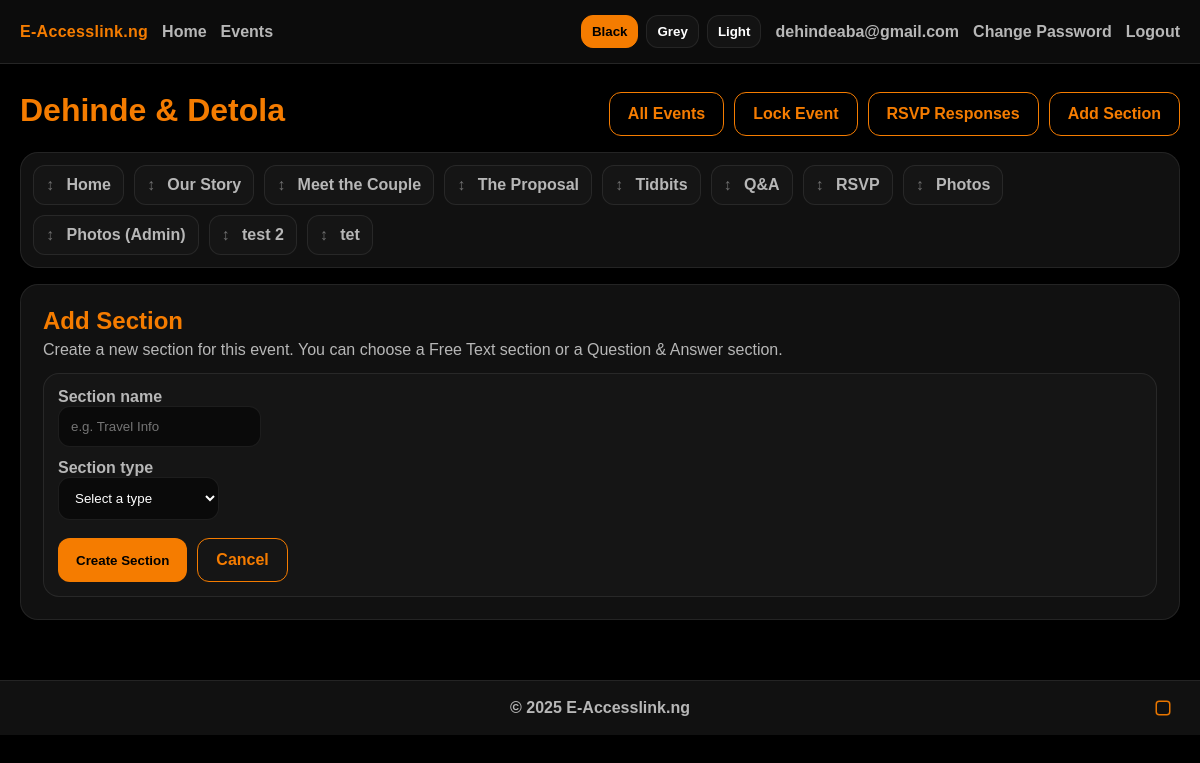
Screenshot of /events/dehinde-detola/sections/add (signed in) with the database file from the repository.
### tables this page shows
CREATE TABLE users (
            id INTEGER PRIMARY KEY AUTOINCREMENT,
            email TEXT UNIQUE NOT NULL,
            password_hash TEXT NOT NULL,

            role TEXT DEFAULT 'user',
            is_verified INTEGER DEFAULT 0,

            failed_login_attempts INTEGER DEFAULT 0,
            is_locked INTEGER DEFAULT 0,

            otp_hash TEXT DEFAULT '',
            otp_expires_at TEXT DEFAULT '',
            otp_purpose TEXT DEFAULT 'verify',

            created_at TEXT DEFAULT ''
        );

CREATE TABLE events (
            id INTEGER PRIMARY KEY AUTOINCREMENT,
            slug TEXT UNIQUE NOT NULL,

            name TEXT NOT NULL,
            date_iso TEXT NOT NULL,
            location TEXT NOT NULL,
            description TEXT NOT NULL,

            passcode TEXT NOT NULL,
            owner_user_id INTEGER,

            cover_image TEXT DEFAULT '',
            created_at TEXT DEFAULT '',

            FOREIGN KEY(owner_user_id) REFERENCES users(id) ON DELETE SET NULL
        );

CREATE TABLE sections (
            id INTEGER PRIMARY KEY AUTOINCREMENT,
            event_id INTEGER NOT NULL,
            section_key TEXT NOT NULL,

            title TEXT DEFAULT '',
            visible INTEGER DEFAULT 1,

            content TEXT DEFAULT '',
            draft_content TEXT DEFAULT '',

            image TEXT DEFAULT '',
            sort_order INTEGER DEFAULT 0,

            UNIQUE(event_id, section_key),
            FOREIGN KEY(event_id) REFERENCES events(id) ON DELETE CASCADE
        );

### events_routes.py (the view, shortened to what this page needs)
    @app.route("/events/<slug>/sections/add", methods=["GET", "POST"])
    @login_required
    def add_section(slug):
        event = get_event_by_slug(slug)
        if not event:
            return render_template("not_found.html", user=current_user()), 404
        if not has_event_view_access(event):
            return redirect(url_for("event_gate", slug=slug))
        if not can_manage_event(event):
            flash("You do not have permission to do that.")
            return redirect(url_for("event_section", slug=slug, section_key="home"))
        ensure_default_sections(event["id"])
        sections = get_event_sections(event["id"])
        return render_template(
            "event_add_section.html",
            user=current_user(),
            event=event,
            sections=sections,
            section_key="__add__",
            section=sections.get("home"),
            is_admin=True,
        )

### auth_routes.py (called while the page is built)
def row_get(row, key, default=None):
    if row is None:
        return default
    try:
        if hasattr(row, "keys") and key in row.keys():
            v = row[key]
            return default if v is None else v
        if isinstance(row, dict):
            v = row.get(key, default)
            return default if v is None else v
    except Exception:
        pass
    return default

def current_user():
    uid = session.get("user_id")
    if not uid:
        return None
    return get_db().execute("SELECT * FROM users WHERE id=?", (uid,)).fetchone()

def is_logged_in():
    return current_user() is not None

def user_is_verified(user_row) -> bool:
    return int(row_get(user_row, "is_verified", 0) or 0) == 1

def login_required(fn):
    @wraps(fn)
    def wrapper(*args, **kwargs):
        if not is_logged_in():
            flash("Please log in to continue.")
            return redirect(url_for("login", next=request.path))
        u = current_user()
        allow = {
            "verify_email",
            "resend_otp",
            "logout",
            "login",
            "register",
            "home",
            "index",
            "static",
            "unlock_account",
            "forgot_password",
            "forgot_password_reset",
            "forgot_password_resend",
            "change_password",
        }
        if u and (not user_is_verified(u)) and (request.endpoint not in allow):
            flash("Please verify your email to continue.")
            return redirect(url_for("verify_email"))
        return fn(*args, **kwargs)
    return wrapper

### db_core.py (called while the page is built)
def _db_path_from_config() -> str:
    try:
        p = current_app.config.get("DATABASE")
        if p:
            return p
    except Exception:
        pass
    return os.path.abspath(os.getenv("DATABASE_PATH", "app.db"))

def _connect(db_path: str) -> sqlite3.Connection:
    conn = sqlite3.connect(db_path, detect_types=sqlite3.PARSE_DECLTYPES)
    conn.row_factory = sqlite3.Row
    conn.execute("PRAGMA foreign_keys = ON;")
    conn.execute("PRAGMA journal_mode = WAL;")
    return conn

def get_db() -> sqlite3.Connection:
    if not hasattr(g, "db") or g.db is None:
        g.db = _connect(_db_path_from_config())
    return g.db

### events_routes.py (called while the page is built)
def get_event_by_slug(slug: str):
    return get_db().execute("SELECT * FROM events WHERE slug=?", (slug,)).fetchone()

### Templates/event_add_section.html (shortened to what this page needs)
{% extends "event_base.html" %}
{% block event_content %}
<div class="section-card">
  <h2 class="accent" style="margin:0;">Add Section</h2>
  <p class="muted" style="margin:6px 0 0;">
    Create a new section for this event. You can choose a Free Text section or a Question &amp; Answer section.
  </p>
  <div class="admin-box" style="margin-top:14px;">
    <form method="POST" action="{{ url_for('add_section', slug=event.slug) }}">
      <div style="display:grid; gap:12px;">
        <div>
          <div class="label">Section name</div>
          <input class="input" type="text" name="name" placeholder="e.g. Travel Info" required>
        </div>
        <div>
          <div class="label">Section type</div>
          <select class="input" name="section_type" required>
            <option value="" disabled selected>Select a type</option>
          </select>
        </div>
        <div style="display:flex; gap:10px; flex-wrap:wrap; margin-top:6px;">
          <button class="btn" type="submit">Create Section</button>
          <a class="btn btn-outline" href="{{ url_for('event_section', slug=event.slug, section_key='home') }}">Cancel</a>
        </div>
      </div>
    </form>
  </div>
</div>
{% endblock %}

### Templates/event_base.html (shortened to what this page needs)
{% extends "base.html" %}
{% block content %}
<div class="event-shell{% if public_single %} public-single-shell{% endif %}">
{% if not public_single %}
  <div class="event-titlebar">
    <h1>{{ event.name }}</h1>
    <div class="titlebar-actions" style="display:flex;gap:10px;flex-wrap:wrap;">
      <a class="btn btn-outline" href="{{ url_for('events') }}">All Events</a>
      <a class="btn btn-outline" href="{{ url_for('event_logout', slug=event.slug) }}">Lock Event</a>
      {% if is_admin %}
        <a class="btn btn-outline" href="{{ url_for('rsvp_responses_view', slug=event.slug) }}">RSVP Responses</a>
        <a class="btn btn-outline" href="{{ url_for('add_section', slug=event.slug) }}">Add Section</a>
      {% endif %}
    </div>
  </div>
  <div class="event-nav" id="eventNav">
    {% for key, s in sections.items() %}
      {% if s.visible or is_admin %}
        {% if public_single %}
          <a class="event-navlink" href="#sec-{{ key }}" data-anchor="1" data-key="{{ key }}">
            {{ (s.title or key.replace("-", " ").title()) }}
          </a>
        {% else %}
        {% if key == "rsvp" %}
          <a class="event-navlink {% if section_key == 'rsvp' %}active{% endif %}"
             href="{{ url_for('rsvp_form', slug=event.slug) }}"
             data-key="{{ key }}"
             {% if is_admin %}draggable="true"{% endif %}
          >
            {% if is_admin %}<span class="drag-handle">↕</span>{% endif %}
            {{ s.title }}
          </a>
        {% else %}
          <a class="event-navlink {% if key == section_key %}active{% endif %}"
             href="{{ url_for('event_section', slug=event.slug, section_key=key) }}"
             data-key="{{ key }}"
             {% if is_admin %}draggable="true"{% endif %}
          >
            {% if is_admin %}<span class="drag-handle">↕</span>{% endif %}
            {{ s.title }}
          </a>
        {% endif %}
        {% endif %}
      {% endif %}
{% endfor %}
  </div>
  {% endif %}
<div class="event-content">
    {% block event_content %}{% endblock %}
  </div>
</div>
{% endblock %}

### Templates/base.html (shortened to what this page needs)
<!doctype html>
<html lang="en">
<head>
  <link rel="stylesheet" href="{{ url_for('static', filename='style.css') }}">
  <link id="themeStylesheet" rel="stylesheet"
        href="{{ url_for('static', filename='themes/black.css') }}">
</head>
<body>
  <div class="topbar">
    <div class="nav-left">
      {% if has_endpoint('home') %}
        <a class="brand" href="{{ url_for('home') }}">E-Accesslink.ng</a>
        <a class="navlink" href="{{ url_for('home') }}">Home</a>
      {% else %}
        <a class="brand" href="/">E-Accesslink.ng</a>
      {% endif %}
      {% if has_endpoint('events') %}
        <a class="navlink" href="{{ url_for('events') }}">Events</a>
      {% elif has_endpoint('event_gate') %}
        <a class="navlink" href="{{ url_for('event_gate') }}">Events</a>
      {% endif %}
    </div>
    <div class="nav-right">
      <div class="theme-toggle">
        <button class="theme-btn" type="button" data-theme="black">Black</button>
        <button class="theme-btn" type="button" data-theme="grey">Grey</button>
        <button class="theme-btn" type="button" data-theme="light">Light</button>
      </div>
      {% if user %}
        <span class="muted" style="font-weight:900;">{{ user.email }}</span>
        {% if has_endpoint('change_password') %}
          <a class="navlink" href="{{ url_for('change_password') }}">Change Password</a>
        {% endif %}
        {% if has_endpoint('logout') %}
          <a class="navlink" href="{{ url_for('logout') }}">Logout</a>
        {% endif %}
      {% endif %}
    </div>
  </div>
  {% block content %}{% endblock %}
  <footer class="footer">
    <div class="footer-inner">
      <div class="muted" style="font-weight:900;">
        © {{ (now().year if now is defined else 2025) }} E-Accesslink.ng
      </div>
      <a class="footer-ig" target="_blank" rel="noopener"
         href="https://www.instagram.com/eaccesslink.ng"
         aria-label="Instagram">
        <svg class="ig-icon" viewBox="0 0 24 24">
          <path d="M7 2h10a5 5 0 0 1 5 5v10a5 5 0 0 1-5 5H7a5 5 0 0 1-5-5V7a5 5 0 0 1 5-5zm10 2H7a3 3 0 0 0-3 3v10a3 3 0 0 0 3 3h10a3 3 0 0 0 3-3V7a3 3 0 0 0-3-3z"/>
        </svg>
      </a>
    </div>
  </footer>
</body>
</html>

### static/style.css (style rules this page uses)
:root { --bg:#000000; --panel:#111111; --text:#ffffff; --muted:#b7b7b7; --accent:#f57c00; --border:rgba(255,255,255,.08); --navH:64px; --surface:#0a0a0a; --surface2:#0b0b0b; --topbarBg:rgba(17,17,17,0.75); --heroOverlay:rgba(0,0,0,.70); --softPanel:rgba(255,255,255,0.02); --glass:rgba(255,255,255,0.06); --quillToolbarBg:var(--surface2); --quillEditorBg:var(--surface2); --quillPickerBg:#111; --quillStroke:var(--text); }
* { box-sizing:border-box; }
html, body { height:100%; }
body { margin:0; font-family: Arial, sans-serif; background:var(--bg); color:var(--text); padding-top: var(--navH); }
a { color:inherit; text-decoration:none; }
.muted { color:var(--muted); }
.accent { color:var(--accent); }
.topbar { position:fixed; top:0; left:0; right:0; height:var(--navH); z-index:999; display:flex; align-items:center; justify-content:space-between; gap:14px; padding:0 20px; background:var(--topbarBg); backdrop-filter: blur(10px); -webkit-backdrop-filter: blur(10px); border-bottom:1px solid rgba(255,255,255,0.10); }
.nav-left, .nav-right { display:flex; align-items:center; gap:14px; flex-wrap:wrap; }
.brand { font-weight:900; color:var(--accent); letter-spacing:.3px; }
.navlink { color:var(--muted); font-weight:800; }
.theme-toggle { display:flex; gap:8px; align-items:center; flex-wrap:wrap; }
.theme-btn { padding:8px 10px; border-radius:12px; border:1px solid var(--border); background:rgba(255,255,255,0.03); color:var(--text); font-weight:900; cursor:pointer; }
.theme-btn.active { background:var(--accent); border-color:var(--accent); color:#000; }
.btn { display:inline-block; padding:12px 18px; background:var(--accent); color:#000; font-weight:900; border-radius:12px; border:none; cursor:pointer; }
.btn-outline { background:transparent; color:var(--accent); border:1px solid var(--accent); }
.label { font-weight:900; color:var(--muted); }
.input { padding:12px; border-radius:12px; border:1px solid var(--border); background:var(--surface); color:var(--text); outline:none; }
.admin-box { margin-top:12px; border:1px solid var(--border); border-radius:16px; padding:14px; background:var(--softPanel); }
.event-shell { max-width:1400px; margin:0 auto; padding:28px 20px 60px; }
.event-titlebar { display:flex; justify-content:space-between; align-items:flex-start; gap:12px; flex-wrap:wrap; }
.event-titlebar h1 { margin:0; color:var(--accent); }
.titlebar-actions { display:flex; gap:10px; flex-wrap:wrap; }
.event-nav { margin-top:16px; display:flex; gap:10px; flex-wrap:wrap; padding:12px; background:var(--panel); border:1px solid var(--border); border-radius:18px; }
.event-navlink { padding:10px 12px; border-radius:12px; border:1px solid var(--border); color:var(--muted); font-weight:900; background:rgba(255,255,255,0.02); }
.event-content { margin-top:16px; }
.section-card { background:var(--panel); border:1px solid var(--border); border-radius:18px; padding:22px; }
.footer { background:var(--panel); border-top:1px solid var(--border); padding:18px 20px; }
.footer-inner { max-width:1400px; margin:0 auto; position:relative; display:flex; justify-content:center; align-items:center; text-align:center; }
.footer-ig { position:absolute; right:0; top:50%; transform:translateY(-50%); width:34px; height:34px; display:flex; align-items:center; justify-content:center; opacity:.95; }
.ig-icon { width:18px; height:18px; fill:var(--accent); }
body { overflow-x:hidden; }
.event-shell { max-width: 1400px; }
html, body { overflow-x: hidden; }
body { overscroll-behavior-x: none; }

### static/themes/black.css (style rules this page uses)
:root { --bg:#000000; --panel:#111111; --text:#ffffff; --muted:#b7b7b7; --accent:#f57c00; --border:rgba(255,255,255,.08); --surface:#0a0a0a; --surface2:#0b0b0b; --topbarBg:rgba(17,17,17,0.75); --heroOverlay:rgba(0,0,0,.70); --softPanel:rgba(255,255,255,0.02); --glass:rgba(255,255,255,0.06); --quillToolbarBg:var(--surface2); --quillEditorBg:var(--surface2); --quillPickerBg:#111; --quillStroke:var(--text); }

### Templates/event_base.html (style rules this page uses)
.drag-handle { opacity:.55;margin-right:8px;cursor:grab; }

### rows the page displays
users: email "dehindeaba@gmail.com"
events: name "Dehinde & Detola"
sections: title "Home"
sections: title "Our Story"
sections: title "Meet the Couple"
sections: title "The Proposal"
sections: title "Tidbits"
sections: title "Q&A"
sections: title "RSVP"
sections: title "Photos"
sections: title "Photos (Admin)"
sections: title "test 2"
sections: title "tet"
